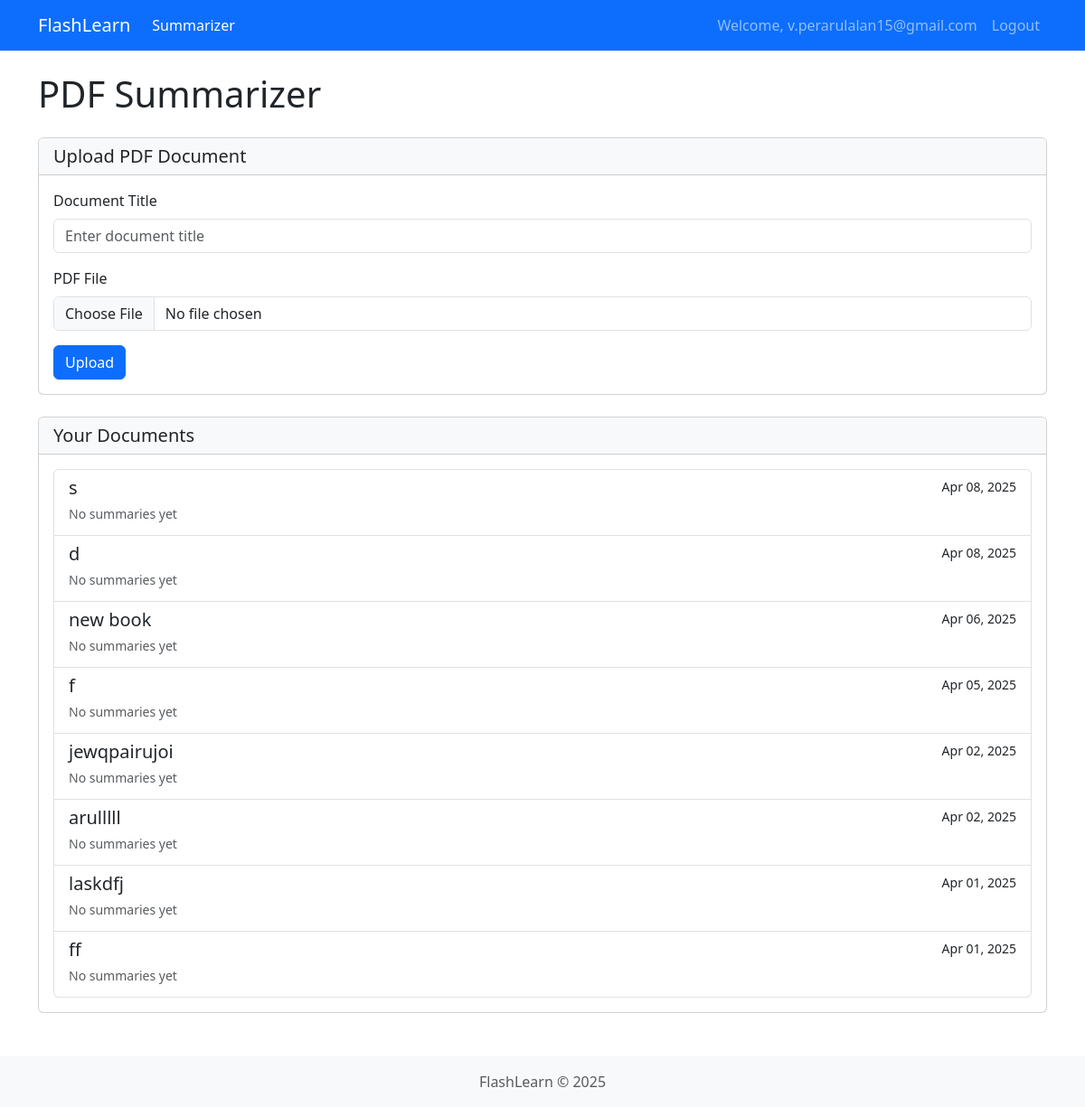
The app's page /app/ (signed in) with its own data.
### flashlearn/models.py (models this page shows, shortened)
class PDFDocument(models.Model):
    title = models.CharField(max_length=255)
    file = models.FileField(upload_to='pdf_uploads/')
    uploaded_at = models.DateTimeField(auto_now_add=True)
    processed = models.BooleanField(default=False)
    user = models.ForeignKey(User, on_delete=models.CASCADE, related_name='documents', null=True)

### flashlearn/views.py (the view)
# urls.py: 2. Add a URL to urlpatterns:  path('', views.home, name='home')
@login_required
def home(request):
    form = PDFUploadForm()
    documents = PDFDocument.objects.all().order_by('-uploaded_at')
    if not request.user.is_authenticated:
        return render(request, 'landing.html')
    return render(request, 'summarizer.html', {
        'form': form,
        'documents': documents,
        'active_tab': 'summarizer'
    })

### flashlearn/forms.py (shortened to what this page needs)
class PDFUploadForm(forms.ModelForm):
    class Meta:
        model = PDFDocument
        fields = ['title', 'file']
        widgets = {
            'title': forms.TextInput(attrs={'class': 'form-control', 'placeholder': 'Enter document title'}),
            'file': forms.FileInput(attrs={'class': 'form-control'})
        }

### flashlearn/templates/summarizer.html (shortened to what this page needs)
{% extends 'base.html' %}
{% block content %}
<div class="row">
    <div class="col-md-12">
        <h1 class="mb-4">PDF Summarizer</h1>
        {% if not document %}
            <div class="card mb-4">
                <div class="card-header">
                    <h5 class="card-title mb-0">Upload PDF Document</h5>
                </div>
                <div class="card-body">
                    <form method="post" action="{% url 'upload_pdf' %}" enctype="multipart/form-data">
                        <div class="mb-3">
                            <label for="{{ form.title.id_for_label }}" class="form-label">Document Title</label>
                            {{ form.title }}
                        </div>
                        <div class="mb-3">
                            <label for="{{ form.file.id_for_label }}" class="form-label">PDF File</label>
                            {{ form.file }}
                        </div>
                        <button type="submit" class="btn btn-primary">Upload</button>
                    </form>
                </div>
            </div>
            {% if documents %}
                <div class="card">
                    <div class="card-header">
                        <h5 class="card-title mb-0">Your Documents</h5>
                    </div>
                    <div class="card-body">
                        <div class="list-group">
                            {% for doc in documents %}
                                <a href="{% url 'document_topics' doc.id %}" class="list-group-item list-group-item-action">
                                    <div class="d-flex w-100 justify-content-between">
                                        <h5 class="mb-1">{{ doc.title }}</h5>
                                        <small>{{ doc.uploaded_at|date:"M d, Y" }}</small>
                                    </div>
                                    <p class="mb-1">
                                        {% for summary in doc.summary_set.all %}
                                            <span class="badge bg-info me-1">{{ summary.topic_title }}</span>
                                        {% empty %}
                                            <small class="text-muted">No summaries yet</small>
                                        {% endfor %}
                                    </p>
                                </a>
                            {% endfor %}
                        </div>
                    </div>
                </div>
            {% endif %}
        {% endif %}
    </div>
</div>
{% endblock %}

### flashlearn/templates/base.html (shortened to what this page needs)
<!DOCTYPE html>
<html lang="en">
<head>
    <link href="https://cdn.jsdelivr.net/npm/bootstrap@5.3.0-alpha1/dist/css/bootstrap.min.css" rel="stylesheet">
    <link rel="stylesheet" href="https://cdnjs.cloudflare.com/ajax/libs/font-awesome/6.1.1/css/all.min.css">
    <link rel="stylesheet" href="https://cdnjs.cloudflare.com/ajax/libs/font-awesome/6.0.0/css/all.min.css">
</head>
<body>
    <nav class="navbar navbar-expand-lg navbar-dark bg-primary mb-4">
        <div class="container">
            <a class="navbar-brand" href="{% url 'home' %}">FlashLearn</a>
            <div class="collapse navbar-collapse" id="navbarNav">
                {% if user.is_authenticated %}
                    <ul class="navbar-nav me-auto">
                        <li class="nav-item">
                            <a class="nav-link {% if active_tab == 'summarizer' %}active{% endif %}" href="{% url 'home' %}">Summarizer</a>
                        </li>
                    </ul>
                    <ul class="navbar-nav">
                        <li class="nav-item">
                            <span class="nav-link">Welcome, {{ user.username }}</span>
                        </li>
                        <li class="nav-item">
                            <a class="nav-link" href="{% url 'logout' %}">Logout</a>
                        </li>
                    </ul>
                {% endif %}
            </div>
        </div>
    </nav>
    <div class="container main-content">
        {% block content %}{% endblock %}
    </div>
    <footer class="bg-light py-3 mt-5">
        <div class="container text-center">
            <p class="text-muted mb-0">FlashLearn &copy; {% now "Y" %}</p>
        </div>
    </footer>
</body>
</html>

### flashlearn/templates/base.html (style rules this page uses)
body { min-height: 100vh; display: flex; flex-direction: column; }
.main-content { flex: 1; }
.card-header { background-color: #f8f9fa; }

### records on screen
PDFDocument: title "s", uploaded_at "Apr 08, 2025"
PDFDocument: title "d", uploaded_at "Apr 08, 2025"
PDFDocument: title "new book", uploaded_at "Apr 06, 2025"
PDFDocument: title "f", uploaded_at "Apr 05, 2025"
PDFDocument: title "jewqpairujoi", uploaded_at "Apr 02, 2025"
PDFDocument: title "arulllll", uploaded_at "Apr 02, 2025"
PDFDocument: title "laskdfj", uploaded_at "Apr 01, 2025"
PDFDocument: title "ff", uploaded_at "Apr 01, 2025"

### other values on screen
{{ user.username }} "v.perarulalan15@gmail.com"
